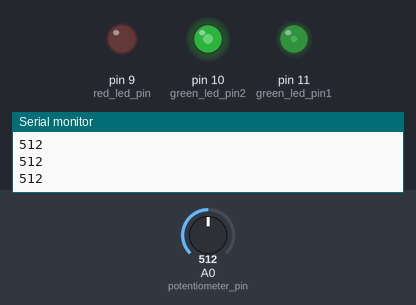
The sketch below on a simulated Arduino Uno, built with avr-gcc and run on an emulated ATmega328P. On the bench: output pins drawn as LEDs (lit = HIGH), the last lines printed to the serial monitor. Dashed ring = blinking. The test bench sets the inputs (shaded band); at power-on: A0 (potentiometer_pin) = 512.

Above: at 1.2 s.
1.3 s: A0 (potentiometer_pin) set to 1004
At 1.7 s:
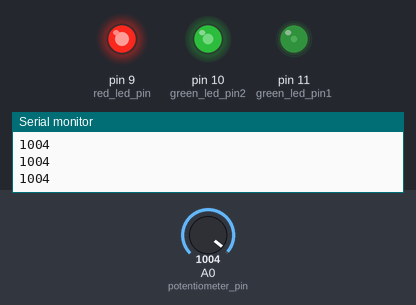
2.8 s: A0 (potentiometer_pin) set to 1023
At 3.7 s:
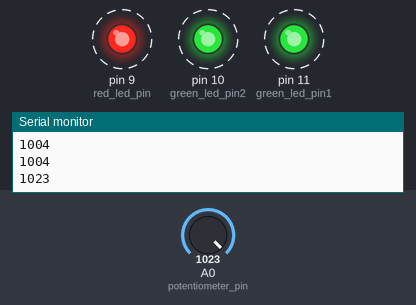
5.8 s: A0 (potentiometer_pin) set to 716
7.3 s: A0 (potentiometer_pin) set to 244
At 8.5 s:
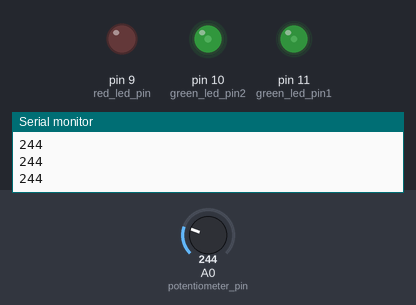
8.8 s: A0 (potentiometer_pin) set to 140
At 9.8 s:
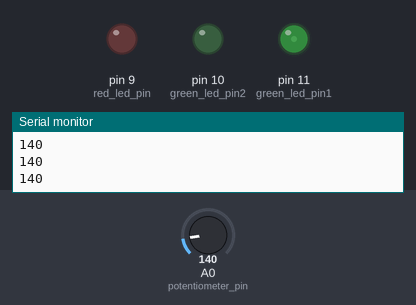
10.3 s: A0 (potentiometer_pin) set to 0
At 10.8 s:
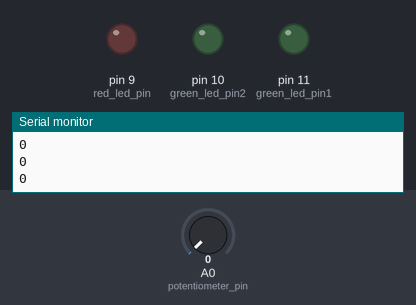
Timing chart, 0 to 12.8 s (numbered marks = the images above; inputs shaded):
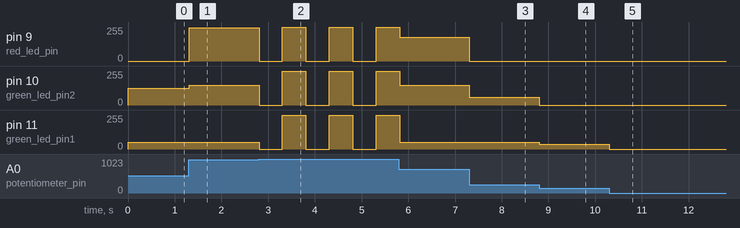

The sketch:

analogInputGIT.ino
```cpp
const int potentiometer_pin = A0;
const int green_led_pin2 = 10;
const int green_led_pin1 = 11;
const int red_led_pin = 9;
int output_value = 0;
int potentiometer_value = 0;
const int first_temp = 50;
const int second_temp = 150;

void setup() {
  // put your setup code here, to run once:

  pinMode(green_led_pin1, OUTPUT);
  pinMode(green_led_pin2, OUTPUT);
  pinMode(red_led_pin, OUTPUT);
  pinMode(green_led_pin1, LOW);
  pinMode(green_led_pin2, LOW);
  pinMode(red_led_pin, LOW);

  Serial.begin(9600);
}

void loop() {

  potentiometer_value = analogRead(potentiometer_pin);
  Serial.println(potentiometer_value);
  output_value = map(potentiometer_value, 0, 1023, 0, 255);

  if(output_value >= 0 && output_value <= 50){

    analogWrite(green_led_pin1, output_value);
    digitalWrite(green_led_pin2, LOW);
    digitalWrite(red_led_pin, LOW);

  }
  else if(output_value > 50 && output_value <= 150){
    analogWrite(green_led_pin1, first_temp);
    analogWrite(green_led_pin2, output_value);
    digitalWrite(red_led_pin, LOW);
  }
  else if(output_value > 150 && output_value <= 254){
    analogWrite(green_led_pin1, first_temp);
    analogWrite(green_led_pin2, second_temp);
    analogWrite(red_led_pin, output_value);
  }
  else{
    digitalWrite(red_led_pin, LOW);
    digitalWrite(green_led_pin1, LOW);
    digitalWrite(green_led_pin2, LOW);

    delay(500);

    analogWrite(green_led_pin1, output_value);
    analogWrite(green_led_pin2, output_value);
    analogWrite(red_led_pin, output_value);

    delay(500);

  }

  delay(2);

}
```

Measured:
- the behaviour switches between 1022 and 1023 on A0 (potentiometer_pin) (found by bisection; images 1 and 2)
- after the input at 1.3 s, pin 9 (red_led_pin): 0/255 → 250/255 at once; pin 10 (green_led_pin2): 127/255 → 150/255 at once
- after the input at 2.8 s, pin 9 (red_led_pin), pin 10 (green_led_pin2), pin 11 (green_led_pin1): alternates 255/255 for 0.50 s and 0/255 for 0.50 s, starting at once
- after the input at 7.3 s, pin 9 (red_led_pin): 178/255 → 0/255 at once; pin 10 (green_led_pin2): 150/255 → 60/255 at once
- after the input at 8.8 s, pin 10 (green_led_pin2): 60/255 → 0/255 at once; pin 11 (green_led_pin1): 50/255 → 34/255 at once
- after the input at 10.3 s, pin 11 (green_led_pin1): 34/255 → 0/255 at once
